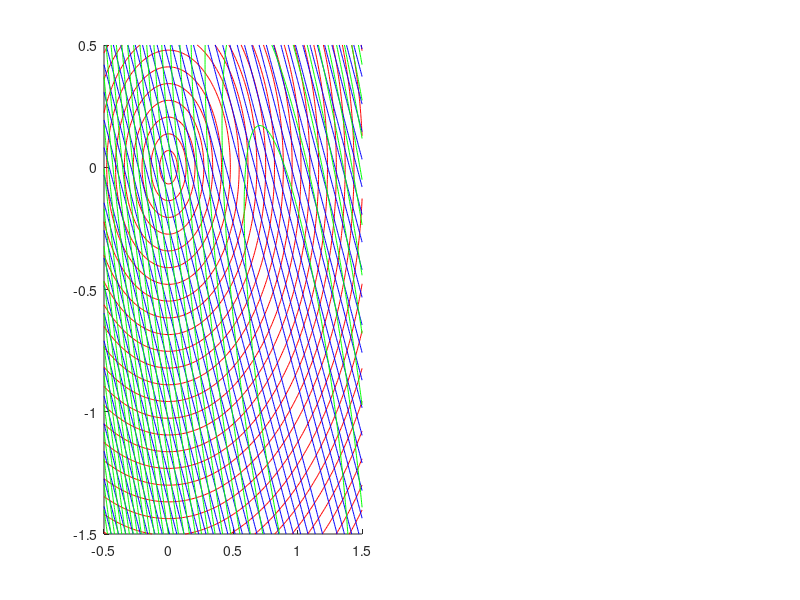

The MATLAB source for this figure: (Note: this script raises an error after producing the figure.)
%draw the Pareto front of all three performance functions 

B=[-1.5:0.01:0.5];
C=[-0.5:0.01:1.5];
b=length(B);
c=length(C);
noiseDC=zeros(b,c);
first_order=zeros(b,c);
noiseFL=zeros(b,c);
sec_order=zeros(b,c);

for i=1:b
    for j=1:c
        a=1-3*B(i)-3*C(j);%zeroth order approximations
        noiseFL(i,j)=sqrt(a^2+3*B(i)^2+3*C(j)^2);
        noiseDC(i,j)=sqrt(3*B(i)^2+3*C(j)^2);%no noise in alpha
        first_order(i,j)=3*abs(1-B(i)-2*C(j));
        sec_order(i,j)=(1-C(j))^2+(1/2-B(i)/2-C(j))^2;%incoherent variation
    end
end


subplot(1,2,1);
hold on
contour(C,B,noiseDC,30,'r');
contour(C,B,first_order,30,'b');
contour(C,B,sec_order,30,'g');

%Pareto front
sol=solve('-2*c^2+7*b*c+2*b^2+c-6*b=0','b');%drug combination
%this expression interesect first order contour at c=1/2
sol=sol(1);
c_vec=[1/2:0.001:1];
b_vec=subs(sol,'c',c_vec);
fill(c_vec,b_vec,'black')


c_vec=[0:0.001:1/2];
b_vec=subs(sol,'c',c_vec);
c_vec=[c_vec,2/5];
b_vec=[b_vec,1/5];
fill(c_vec,b_vec,'black')

%second order approx point
plot(1,-1,'black.','MarkerSize',20)
text(1+0.05,-1,'Second order approximation')
%minimal noise point 
plot(0,0,'black.','MarkerSize',20)
text(0.05,0,'Minimal noise point')
xlabel('\gamma');
ylabel('\beta');
plotBootstrapRealData
axis([-0.5 1.5 -1.5 0.5])

subplot(1,2,2);
hold on
contour(C,B,noiseFL,30,'r');
contour(C,B,first_order,30,'b');
contour(C,B,sec_order,30,'g');

%Pareto front
sol=solve('5*b^2+28*b*c-22*b+16*c^2-20*c+5=0','b');%fitness landscape (noise in s0)
%this expression interesect first order contour at c=3/5

sol=sol(1);
c_vec=[3/5:0.001:1];
b_vec=subs(sol,'c',c_vec);
fill(c_vec,b_vec,'black')

c_vec=[1/7:0.001:3/5];
b_vec=subs(sol,'c',c_vec);
c_vec=[c_vec,1/2];
b_vec=[b_vec,0];
fill(c_vec,b_vec,'black')



%second order approx point
plot(1,-1,'black.','MarkerSize',20)
text(1+0.05,-1,'Second order approximation')
%minimal noise point 
plot(1/7,1/7,'black.','MarkerSize',20)
text(1/7+0.05,1/7,'Minimal noise point')
xlabel('\gamma');
ylabel('\beta');
%plotBootstrapMutationData
axis([-0.5 1.5 -1.5 0.5])
plotUniProbeBetaGamma

